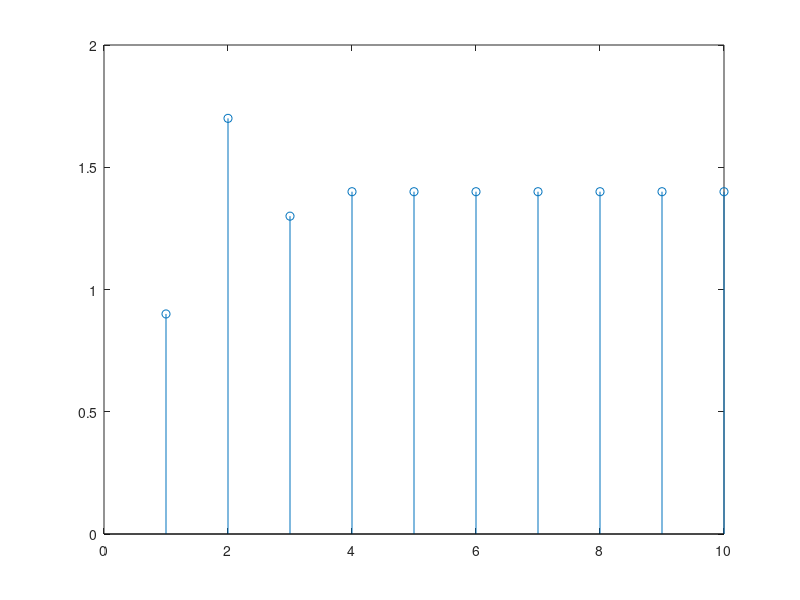
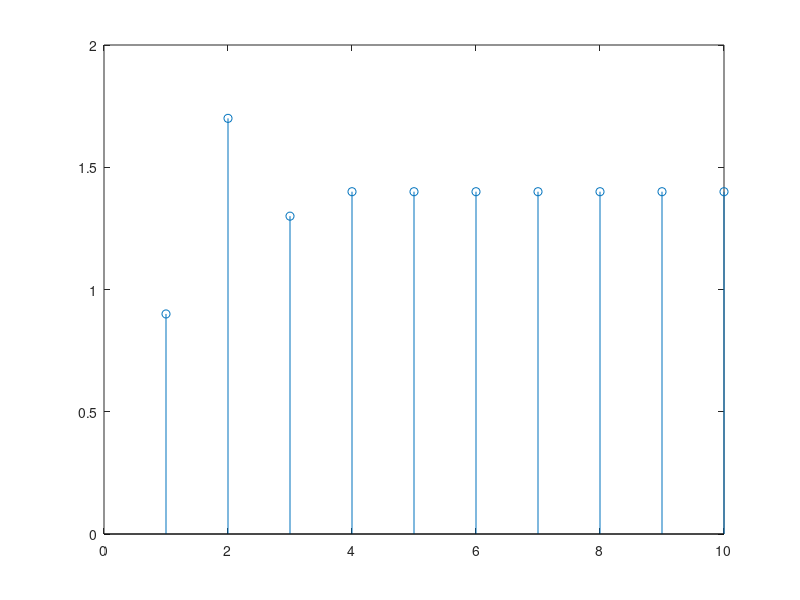

These figures' MATLAB source, in order:
NT = 10;
a = [0.9 0.8 -0.4 0.1];% insert here the values for multipliers ak
b = [1];% insert here the values for multipliers bk
x = ones (NT, 1); %input signal is a unit step;
y = filter (a, b, x)
figure(1); stem (y);

NT = 10;
a = [0.9 0.8 -0.4 0.1];% insert here the values for multipliers ak
b = [1 -1];% insert here the values for multipliers bk
x = zeros (NT, 1); % impulse
x(1) = 1;
y = filter (a, b, x)
figure(2); stem (y);

